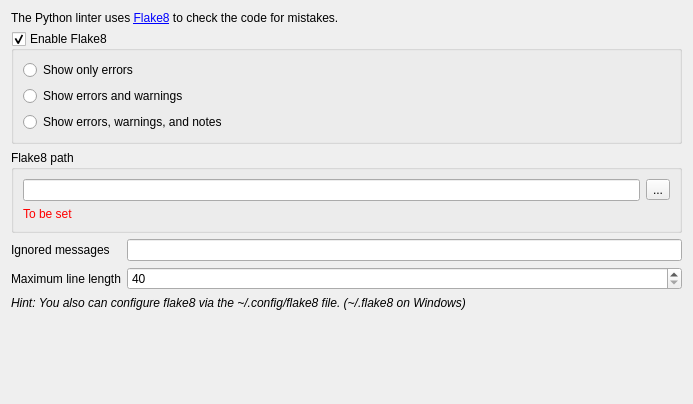
<?xml version="1.0" encoding="UTF-8"?>
<ui version="4.0">
 <class>Form</class>
 <widget class="QWidget" name="Form">
  <property name="geometry">
   <rect>
    <x>0</x>
    <y>0</y>
    <width>693</width>
    <height>404</height>
   </rect>
  </property>
  <property name="windowTitle">
   <string>Form</string>
  </property>
  <layout class="QVBoxLayout" name="verticalLayout_3">
   <item>
    <widget class="QLabel" name="label">
     <property name="text">
      <string>&lt;html&gt;&lt;head/&gt;&lt;body&gt;&lt;p&gt;The Python linter uses &lt;a href=&quot;https://pypi.python.org/pypi/flake8&quot;&gt;&lt;span style=&quot; text-decoration: underline; color:#0000ff;&quot;&gt;Flake8&lt;/span&gt;&lt;/a&gt; to check the code for mistakes.&lt;/p&gt;&lt;/body&gt;&lt;/html&gt;</string>
     </property>
     <property name="openExternalLinks">
      <bool>true</bool>
     </property>
    </widget>
   </item>
   <item>
    <widget class="QGroupBox" name="gbEnabled">
     <property name="title">
      <string>Enable Flake8</string>
     </property>
     <property name="checkable">
      <bool>true</bool>
     </property>
     <layout class="QVBoxLayout" name="verticalLayout">
      <item>
       <widget class="QRadioButton" name="rbErrors">
        <property name="text">
         <string>Show only errors</string>
        </property>
       </widget>
      </item>
      <item>
       <widget class="QRadioButton" name="rbErrorsAndWarnings">
        <property name="text">
         <string>Show errors and warnings</string>
        </property>
       </widget>
      </item>
      <item>
       <widget class="QRadioButton" name="rbAll">
        <property name="text">
         <string>Show errors, warnings, and notes</string>
        </property>
       </widget>
      </item>
     </layout>
    </widget>
   </item>
   <item>
    <widget class="QGroupBox" name="gbFlake8Path">
     <property name="title">
      <string>Flake8 path</string>
     </property>
     <layout class="QVBoxLayout" name="verticalLayout_2">
      <item>
       <layout class="QHBoxLayout" name="horizontalLayout">
        <item>
         <widget class="QLineEdit" name="leFlake8Path"/>
        </item>
        <item>
         <widget class="QToolButton" name="pbFlake8Path">
          <property name="text">
           <string>...</string>
          </property>
         </widget>
        </item>
       </layout>
      </item>
      <item>
       <widget class="QLabel" name="lExecuteError">
        <property name="palette">
         <palette>
          <active>
           <colorrole role="WindowText">
            <brush brushstyle="SolidPattern">
             <color alpha="255">
              <red>255</red>
              <green>0</green>
              <blue>0</blue>
             </color>
            </brush>
           </colorrole>
          </active>
          <inactive>
           <colorrole role="WindowText">
            <brush brushstyle="SolidPattern">
             <color alpha="255">
              <red>255</red>
              <green>0</green>
              <blue>0</blue>
             </color>
            </brush>
           </colorrole>
          </inactive>
          <disabled>
           <colorrole role="WindowText">
            <brush brushstyle="SolidPattern">
             <color alpha="255">
              <red>118</red>
              <green>118</green>
              <blue>117</blue>
             </color>
            </brush>
           </colorrole>
          </disabled>
         </palette>
        </property>
        <property name="text">
         <string>To be set</string>
        </property>
       </widget>
      </item>
     </layout>
    </widget>
   </item>
   <item>
    <layout class="QGridLayout" name="gridLayout">
     <item row="0" column="0">
      <widget class="QLabel" name="label_3">
       <property name="text">
        <string>Ignored messages</string>
       </property>
      </widget>
     </item>
     <item row="0" column="1">
      <widget class="QLineEdit" name="leIgnoredMessages">
       <property name="toolTip">
        <string>Space separated list</string>
       </property>
      </widget>
     </item>
     <item row="1" column="0">
      <widget class="QLabel" name="label_4">
       <property name="text">
        <string>Maximum line length</string>
       </property>
      </widget>
     </item>
     <item row="1" column="1">
      <widget class="QSpinBox" name="spMaxLineLength">
       <property name="minimum">
        <number>40</number>
       </property>
       <property name="maximum">
        <number>256</number>
       </property>
      </widget>
     </item>
    </layout>
   </item>
   <item>
    <widget class="QLabel" name="label_2">
     <property name="font">
      <font>
       <italic>true</italic>
      </font>
     </property>
     <property name="text">
      <string>&lt;html&gt;&lt;head/&gt;&lt;body&gt;&lt;p&gt;Hint: You also can configure flake8 via the ~/.config/flake8 file. (~/.flake8 on Windows)&lt;/p&gt;&lt;/body&gt;&lt;/html&gt;</string>
     </property>
    </widget>
   </item>
   <item>
    <spacer name="verticalSpacer">
     <property name="orientation">
      <enum>Qt::Vertical</enum>
     </property>
     <property name="sizeHint" stdset="0">
      <size>
       <width>20</width>
       <height>90</height>
      </size>
     </property>
    </spacer>
   </item>
  </layout>
 </widget>
 <resources/>
 <connections/>
</ui>
